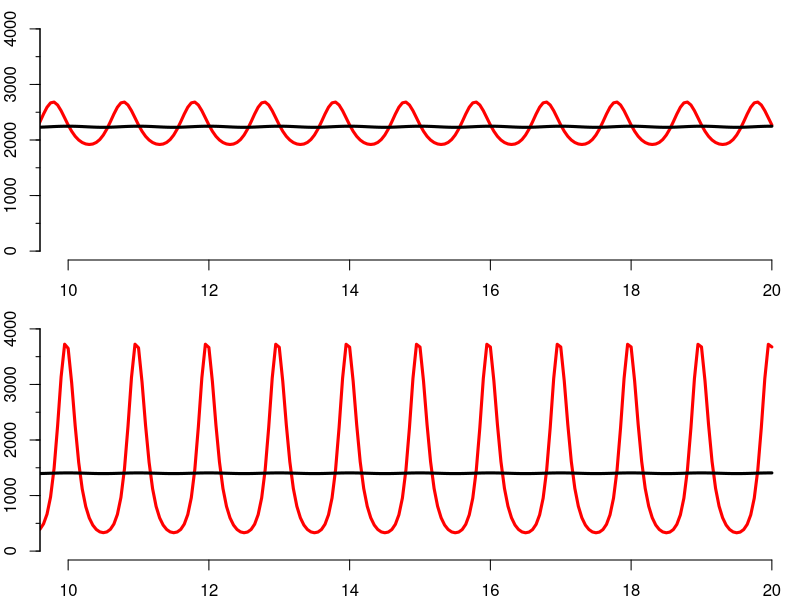
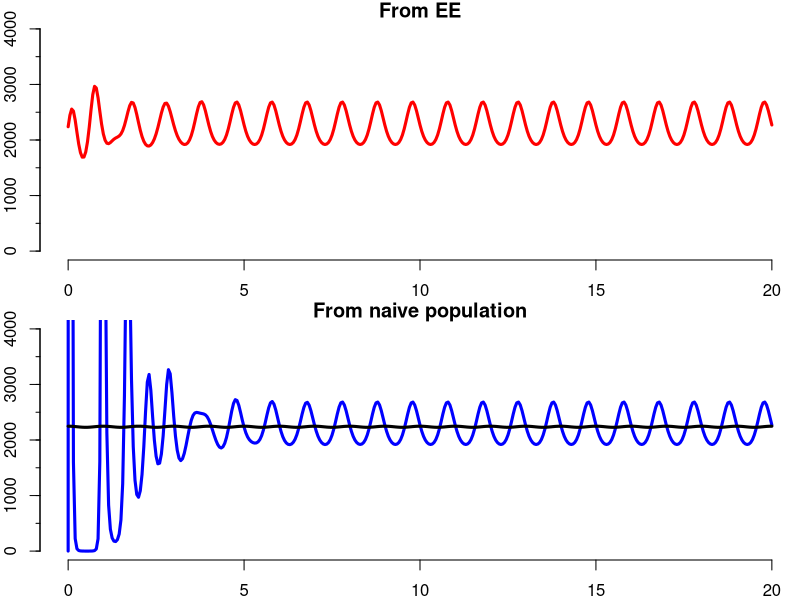
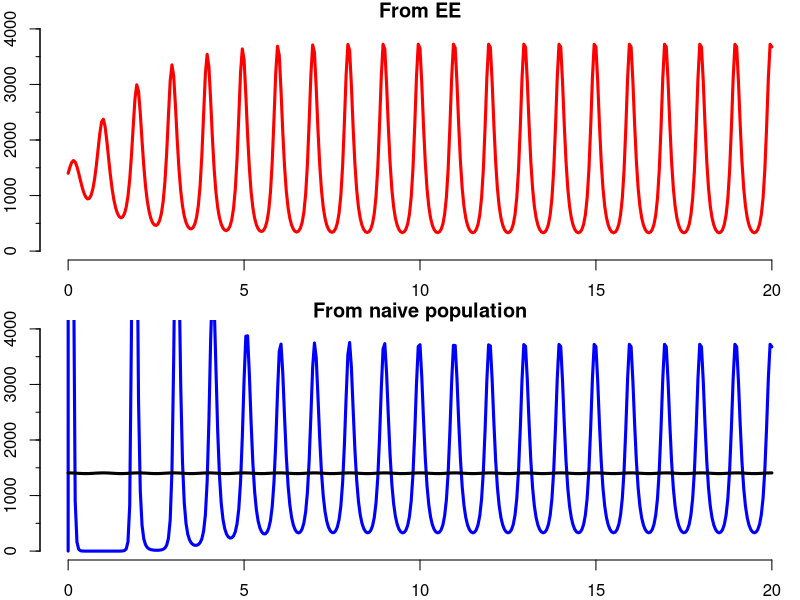

Source code (R) for these figures, in order:
# dushoff2004.R
# JRCP 01 July 2014

rm(list=ls())
require(deSolve)

## sir() -- Function for numerical analysis of model 1
sir <- function(t,y,parms){
  # The with() function gives access to the named values of parms within the
  # local environment created by the function
  with(c(as.list(y),parms),{
    
    transRate <- beta.t(t,beta0,beta1)*S*I/N
    
    dSdt <- (N-S-I)/LL-transRate
    dIdt <- transRate - I/DD
    # Note: Population size is constant, so don't need to specify dRdt
    list(c(dSdt,dIdt))
  })
}

beta.t <- function(time,beta0,beta1){
  beta0 * (1 + beta1*cos(2*pi*time))
}

R0.t <- function(time,DD,beta0,beta1){
  beta.t(time,beta0,beta1)*DD
}

endemicEq <- function(params){
  with(as.list(params),{
    S.star <- N/(beta0*DD)
    I.star <- (N-S.star)/(1+LL/DD)
    return(c(S=S.star,I=I.star))
  })
}

intrinsicPeriod <- function(params){
  with(as.list(params),
       2*pi*sqrt(DD*LL/(DD*beta0-1))
  )}

# NOTE: methods say value of beta1 used is 0.02, but Figure 1 appears to have been produced using
# a value of 0.04

fig1A <- c(N = 500000,
           LL = 4,
           DD = 0.02,
           beta0 = 500,
           beta1 = 0.04)
init1A <- endemicEq(fig1A)

fig1B <- c(N = 500000,
           LL = 8,
           DD = 0.025,
           beta0 = 400,
           beta1 = 0.04)
init1B <- endemicEq(fig1B)


runSIR <- function(params,init = endemicEq(params), time.out = seq(0,20,.05),plot=T,...){
  ts <- lsoda(
    y = init,        # Initial conditions for population
    times = time.out,             # Timepoints for evaluation
    func = sir,                   # Function to evaluate
    parms = params                # Vector of parameters
  )
  out <- list(ts = data.frame(ts),params = params)
  if(plot){
    plotSIR(out,compare=T,...)
  }
  return(out)
}

plotSIR <- function(run,compare=F,xmin=10,ymax=4000,...){
  with(run,{
    plot(ts$time,ts$I,
         xlim=c(xmin,20),ylim=c(0,ymax),
         xlab="Time (years)",ylab="Number infected",         
         type="l",bty="n",...)
    axis(2,seq(0,ymax,ymax/8),labels=NA,tcl=-.2)
    if(compare){
      with(as.list(params),{
        S.star.t <- N/R0.t(ts$time,DD,beta0,beta1)
        I.star.t <- (N-S.star.t)/(1+LL/DD)
        lines(ts$time,I.star.t,lwd=3)
      })}
  })
}

par(mfcol=c(2,1),mar=c(2,2,1,0))
ts1A <- runSIR(fig1A,col="red",lwd=3)
ts1B <- runSIR(fig1B,col="red",lwd=3)

### Transient dynamics
# Fig 1A parameters
plotSIR(ts1A,xmin=0,lwd=3,col="red",main="From EE") # From EE
ts1A.dfe <- runSIR(fig1A,init=c(S=unname(fig1A["N"]-1),I=1),col="blue",lwd=3,xmin=0,main="From naive population") # From (near) DFE
# Fig 1B parameters
plotSIR(ts1B,xmin=0,lwd=3,col="red",main="From EE") # From EE
ts1B.dfe <- runSIR(fig1B,init=c(S=unname(fig1A["N"]-1),I=1),col="blue",lwd=3,xmin=0,main="From naive population") # From (near) DFE

intrinsicPeriod(fig1A)
intrinsicPeriod(fig1B)
